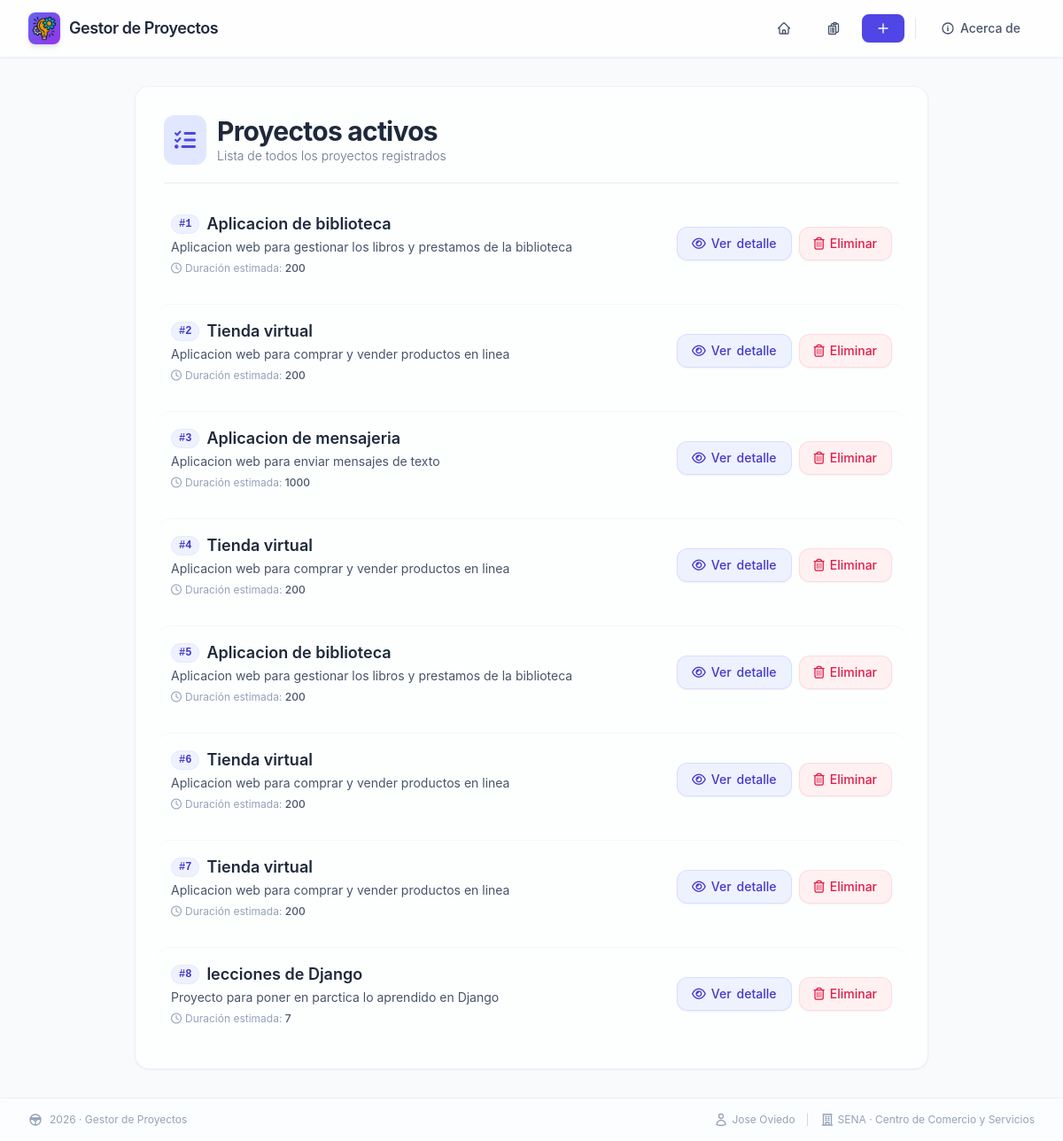
The page /proyectos/ on the database its author committed.
### gestor_proyectos/models.py (models this page shows)
class Proyecto(models.Model):
  nombre = models.CharField(max_length=100) # Campo de texto (varchar)
  descripcion = models.TextField() # Campo de texto largo
  duracion = models.IntegerField() # Campo numérico entero

### gestor_proyectos/views.py (the view)
# urls.py: path('proyectos/', views.mostrar_proyectos, name='proyectos'),
def mostrar_proyectos(request):
  proyectos = Proyecto.objects.all()
  return render(request, 'proyectos.html', {'proyectos': proyectos})

### gestor_proyectos/templates/proyectos.html (shortened to what this page needs)
{% extends 'layouts/base.html' %}
{% block content %}
<div class="max-w-4xl mx-auto bg-white/70 backdrop-blur-sm rounded-2xl shadow-sm p-6 md:p-8 border border-slate-200/60">
    <div class="flex items-center gap-3 mb-8 border-b border-slate-200/80 pb-5">
        <div class="bg-indigo-100 p-3 rounded-xl text-indigo-600">
            <i class="fa-solid fa-list-check text-2xl"></i>
        </div>
        <div>
            <h1 class="text-2xl md:text-3xl font-bold text-slate-800 tracking-tight">
                Proyectos activos
            </h1>
            <p class="text-sm text-slate-500 font-light">
                Lista de todos los proyectos registrados
            </p>
        </div>
    </div>
    {% if proyectos %}
        <ul class="space-y-4 divide-y divide-slate-100/80">
            {% for proyecto in proyectos %}
            <li class="proyecto-card pt-4 first:pt-0 rounded-2xl p-4 -mx-2 hover:bg-slate-50/80 transition-colors duration-200">
                <div class="flex flex-col md:flex-row md:items-center justify-between gap-3">
                    <div class="flex-1 min-w-0">
                        <h2 class="text-lg font-semibold text-slate-800 flex items-center gap-2">
                            <span class="bg-indigo-50 text-indigo-700 text-xs font-mono px-2 py-0.5 rounded-full border border-indigo-100/60">
                                #{{ forloop.counter }}
                            </span>
                            {{ proyecto.nombre }}
                        </h2>
                        <p class="text-sm text-slate-600 mt-0.5 line-clamp-2 max-w-2xl">
                            {{ proyecto.descripcion }}
                        </p>
                        <div class="flex items-center gap-1 mt-1.5 text-xs text-slate-400">
                            <i class="fa-regular fa-clock"></i>
                            <span>Duración estimada: <span class="font-medium text-slate-600">{{ proyecto.duracion }}</span></span>
                        </div>
                    </div>
                    <div class="flex items-center gap-2 shrink-0 mt-2 md:mt-0">
                        <a href="{% url 'ver_proyecto' proyecto.id %}"
                           class="inline-flex items-center gap-1.5 px-4 py-2 bg-indigo-50 text-indigo-700 text-sm font-medium rounded-xl border border-indigo-200/60 hover:bg-indigo-100 hover:border-indigo-300 transition-all duration-150 shadow-sm hover:shadow">
                            <i class="fa-regular fa-eye"></i>
                            <span class="hidden sm:inline">Ver</span> detalle
                        </a>
                        <a href="{% url 'eliminar_proyecto' proyecto.id %}"
                            onclick="return confirm('¿Está seguro de eliminar el proyecto?')"
                            class="inline-flex items-center gap-1.5 px-4 py-2 bg-rose-50 text-rose-600 text-sm font-medium rounded-xl border border-rose-200/60 hover:bg-rose-100 hover:border-rose-300 transition-all duration-150 shadow-sm hover:shadow">
                            <i class="fa-regular fa-trash-can"></i>
                            <span class="hidden sm:inline">Eliminar</span>
                        </a>
                    </div>
                </div>
            </li>
            {% endfor %}
        </ul>
    {% endif %}
</div>
{% endblock %}

### gestor_proyectos/templates/layouts/base.html (style rules this page uses)
body { font-family: 'Inter', -apple-system, BlinkMacSystemFont, 'Segoe UI', Roboto, sans-serif; background-color: #f8fafc; }
.proyecto-card { transition: transform 0.15s ease, box-shadow 0.15s ease; }

### rows shown on the page
Proyecto: nombre "Aplicacion de biblioteca", descripcion "Aplicacion web para gestionar los libros y prestamos de la biblioteca", duracion "200"
Proyecto: nombre "Tienda virtual", descripcion "Aplicacion web para comprar y vender productos en linea", duracion "200"
Proyecto: nombre "Aplicacion de mensajeria", descripcion "Aplicacion web para enviar mensajes de texto", duracion "1000"
Proyecto: nombre "Tienda virtual", descripcion "Aplicacion web para comprar y vender productos en linea", duracion "200"
Proyecto: nombre "Aplicacion de biblioteca", descripcion "Aplicacion web para gestionar los libros y prestamos de la biblioteca", duracion "200"
Proyecto: nombre "Tienda virtual", descripcion "Aplicacion web para comprar y vender productos en linea", duracion "200"
Proyecto: nombre "Tienda virtual", descripcion "Aplicacion web para comprar y vender productos en linea", duracion "200"
Proyecto: nombre "lecciones de Django", descripcion "Proyecto para poner en parctica lo aprendido en Django", duracion "7"
